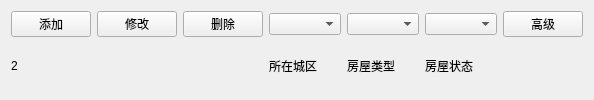
         <widget class="QWidget" name="widget_5" native="true">
          <layout class="QGridLayout" name="gridLayout_14">
           <item row="0" column="0">
            <widget class="QPushButton" name="addPushButton_2">
             <property name="text">
              <string>添加</string>
             </property>
             <property name="icon">
              <iconset resource="main.qrc">
               <normaloff>:/images/add.png</normaloff>:/images/add.png</iconset>
             </property>
             <property name="iconSize">
              <size>
               <width>16</width>
               <height>16</height>
              </size>
             </property>
            </widget>
           </item>
           <item row="0" column="1">
            <widget class="QPushButton" name="modifyPushButton_2">
             <property name="text">
              <string>修改</string>
             </property>
             <property name="icon">
              <iconset resource="main.qrc">
               <normaloff>:/images/modify.png</normaloff>:/images/modify.png</iconset>
             </property>
             <property name="iconSize">
              <size>
               <width>16</width>
               <height>16</height>
              </size>
             </property>
            </widget>
           </item>
           <item row="0" column="2">
            <widget class="QPushButton" name="deletePushButton_2">
             <property name="text">
              <string>删除</string>
             </property>
             <property name="icon">
              <iconset resource="main.qrc">
               <normaloff>:/images/delete.png</normaloff>:/images/delete.png</iconset>
             </property>
             <property name="iconSize">
              <size>
               <width>16</width>
               <height>16</height>
              </size>
             </property>
            </widget>
           </item>
           <item row="0" column="3">
            <widget class="QComboBox" name="chengquComboBox_2"/>
           </item>
           <item row="0" column="4">
            <widget class="QComboBox" name="fangwuLeixingComboBox_2"/>
           </item>
           <item row="0" column="5">
            <widget class="QComboBox" name="fangwuZhuangtaiComboBox_2"/>
           </item>
           <item row="0" column="6">
            <widget class="QPushButton" name="advPushButton_2">
             <property name="text">
              <string>高级</string>
             </property>
             <property name="icon">
              <iconset resource="main.qrc">
               <normaloff>:/images/renwuguanli.png</normaloff>:/images/renwuguanli.png</iconset>
             </property>
             <property name="iconSize">
              <size>
               <width>16</width>
               <height>16</height>
              </size>
             </property>
            </widget>
           </item>
           <item row="1" column="3">
            <widget class="QLabel" name="label_15">
             <property name="text">
              <string>所在城区</string>
             </property>
            </widget>
           </item>
           <item row="1" column="4">
            <widget class="QLabel" name="label_16">
             <property name="text">
              <string>房屋类型</string>
             </property>
            </widget>
           </item>
           <item row="1" column="5">
            <widget class="QLabel" name="label_17">
             <property name="text">
              <string>房屋状态</string>
             </property>
            </widget>
           </item>
           <item row="1" column="0">
            <widget class="QLabel" name="label_75">
             <property name="text">
              <string>2</string>
             </property>
            </widget>
           </item>
          </layout>
         </widget>
